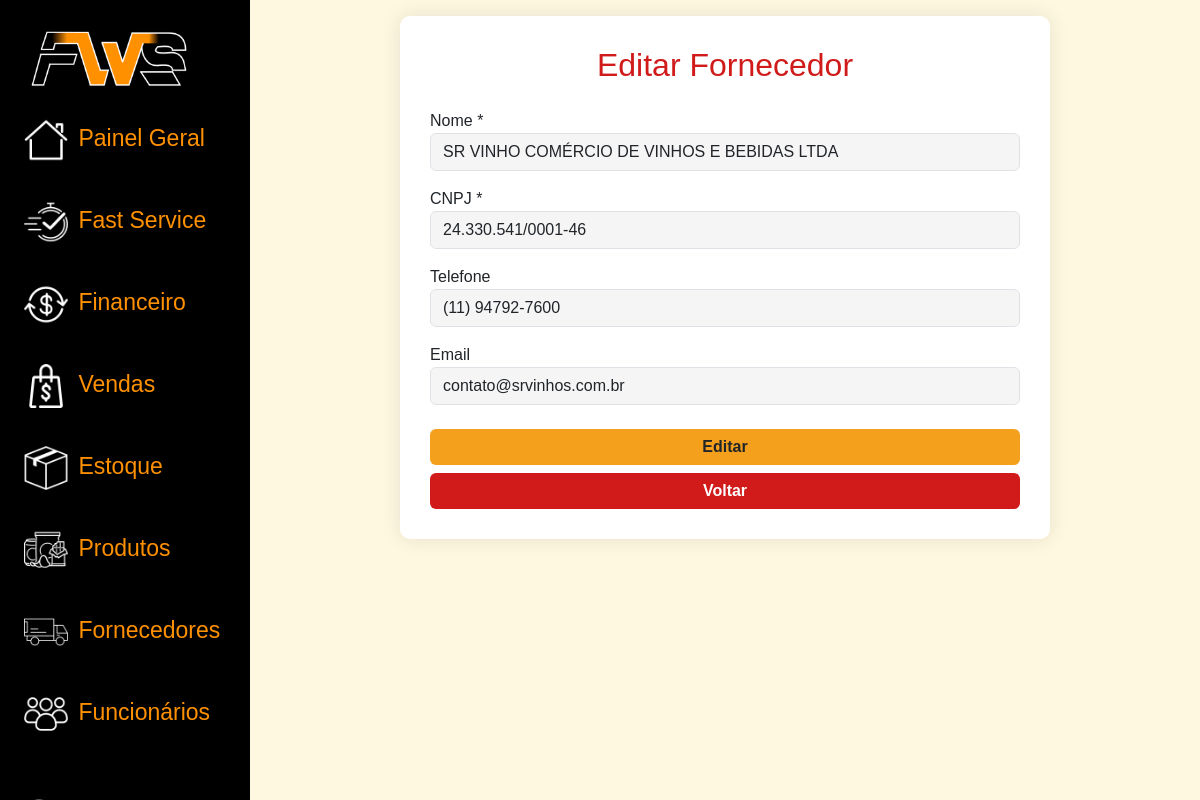
The page /FWS_ADM/fornecedores/HTML/editar_fornecedor.php?id=1 (signed in) on the database its author committed.
### tables this page shows
CREATE TABLE IF NOT EXISTS `fornecedores` (
  `id` int NOT NULL AUTO_INCREMENT,
  `nome` varchar(150) NOT NULL,
  `cnpj` varchar(14) NOT NULL,
  `telefone` varchar(20) NOT NULL,
  `email` varchar(100) NOT NULL,
  PRIMARY KEY (`id`),
  UNIQUE KEY `cnpj` (`cnpj`)
);

### FWS_ADM/fornecedores/HTML/editar_fornecedor.php (the view, shortened to what this page needs)
<?php
include "../../conn.php";
$id = intval($_GET['id']);
$stmt = $sql->prepare("SELECT nome, cnpj, telefone, email FROM fornecedores WHERE id = ?");
$stmt->bind_param("i", $id);
$stmt->execute();
$stmt->store_result();
$stmt->bind_result($nome, $cnpj, $telefone, $email);
?>
<!DOCTYPE html>
<html lang="pt-br">
<head>
    <link href="https://cdn.jsdelivr.net/npm/bootstrap@5.3.3/dist/css/bootstrap.min.css" rel="stylesheet">
</head>
<body>
    <div class="container-fluid">
        <div class="row flex-nowrap">
            <div class="col-auto px-sm-2 px-0 bg-dark" id="fund">
                <div class="d-flex flex-column align-items-center align-items-sm-start px-3 pt-2 text-white min-vh-100"
                    id="menu">
                    <ul class="nav nav-pills flex-column mb-sm-auto mb-0 align-items-center align-items-sm-start">
                        <li id="logo-linha"><img src="../../menu_principal/IMG/logo_linhas.png"></li>
                        <li class="nav-item">
                            <a href="/fws/FWS_ADM/menu_principal/HTML/menu_principal1.php"
                                class="nav-link align-middle px-0" id="cor-fonte">
                                <img src="../../menu_principal/IMG/painelgeral.png">
                                <span class="ms-1 d-none d-sm-inline">Painel Geral</span>
                            </a>
                        </li>
                        <li><a href="/fws/FWS_ADM/fast_service/HTML/fast_service.php" class="nav-link align-middle px-0" id="cor-fonte">
                                <img src="../../menu_principal/IMG/fastservice.png">
                                <span class="ms-1 d-none d-sm-inline">Fast Service</span>
                            </a></li>
                        <li><a href="/fws/FWS_ADM/menu_financeiro/HTML/menu_financeiro.php" class="nav-link align-middle px-0" id="cor-fonte">
                                <img src="../../menu_principal/IMG/financeiro.png">
                                <span class="ms-1 d-none d-sm-inline">Financeiro</span>
                            </a></li>
                        <li><a href="/fws/FWS_ADM/menu_vendas/HTML/menu_venda.php" class="nav-link align-middle px-0" id="cor-fonte">
                                <img src="../../menu_principal/IMG/vendaspai.png">
                                <span class="ms-1 d-none d-sm-inline">Vendas</span>
                            </a></li>
                        <li><a href="/fws/FWS_ADM/estoque/HTML/estoque.php" class="nav-link align-middle px-0"
                                id="cor-fonte">
                                <img src="../../menu_principal/IMG/estoque.png">
                                <span class="ms-1 d-none d-sm-inline">Estoque</span>
                            </a></li>
                        <li><a href="/fws/FWS_ADM/produtos/HTML/lista_produtos.php"
                                class="nav-link align-middle px-0" id="cor-fonte">
                                <img src="../../menu_principal/IMG/produtos.png">
                                <span class="ms-1 d-none d-sm-inline">Produtos</span>
                            </a></li>
                        <li><a href="/fws/FWS_ADM/fornecedores/HTML/lista_fornecedores.php"
                                class="nav-link align-middle px-0" id="cor-fonte">
                                <img src="../../menu_principal/IMG/fornecedor.png">
                                <span class="ms-1 d-none d-sm-inline">Fornecedores</span>
                            </a></li>
                        <li><a href="/fws/FWS_ADM/funcionarios/HTML/menu_funcionarios.php" class="nav-link align-middle px-0" id="cor-fonte">
                                <img src="../../menu_principal/IMG/funcionarios.png">
                                <span class="ms-1 d-none d-sm-inline">Funcionários</span>
                            </a></li>
                    </ul>
                </div>
            </div>
            <div class="col py-3" id="conteudo-principal">
                <div class="container">
                    <h2>Editar Fornecedor</h2>
                    <form method="POST" id="formEditar">
                        <label>Nome *</label>
                        <input type="text" name="nome" id="nome" class="form-control"
                            value="<?= htmlspecialchars($nome); ?>" readonly>
                        <label class="mt-3">CNPJ *</label>
                        <input type="text" id="cnpj" class="form-control" value="<?= htmlspecialchars($cnpj); ?>"
                            readonly>
                        <label class="mt-3">Telefone</label>
                        <input type="text" id="telefone" name="telefone" class="form-control"
                            value="<?= htmlspecialchars($telefone); ?>" readonly>
                        <label class="mt-3">Email</label>
                        <input type="email" name="email" id="email" class="form-control"
                            value="<?= htmlspecialchars($email); ?>" readonly>
                        <button type="button" id="btnEditar" class="btn btn-edit mt-4">Editar</button>
                        <a href="lista_fornecedores.php" id="btnVoltar" class="btn btn-secondary mt-2">Voltar</a>
                    </form>
                </div>
            </div>
        </div>
    </div>
</body>
</html>

### FWS_ADM/fornecedores/HTML/editar_fornecedor.php (style rules this page uses)
body { background-color: #fff8e1; font-family: "Poppins", sans-serif; }
#fund { position: fixed; top: 0; left: 0; height: 100vh; width: 250px; background-color: black !important; overflow-y: auto; }
#menu { background-color: black; }
#cor-fonte { color: #ff9100; font-size: 23px; padding-bottom: 30px; }
#cor-fonte img { width: 44px; }
#logo-linha img { width: 170px; }
#conteudo-principal { margin-left: 250px; padding: 40px; }
.container { max-width: 650px; background: white; padding: 30px; border-radius: 10px; box-shadow: 0 0 20px rgba(0, 0, 0, 0.1); }
h2 { text-align: center; color: #d11b1b; margin-bottom: 25px; }
input[readonly] { background-color: #f5f5f5 !important; cursor: not-allowed; }
.btn-edit { background-color: #f4a01d; font-weight: bold; border: none; width: 100%; }
.btn-secondary { background-color: #d11b1b; border: none; color: white; font-weight: bold; width: 100%; margin-top: 10px; }

### rows shown on the page
fornecedores: nome "SR VINHO COMÉRCIO DE VINHOS E BEBIDAS LTDA", cnpj "24.330.541/0001-46", telefone "(11) 94792-7600", email "contato@srvinhos.com.br"
